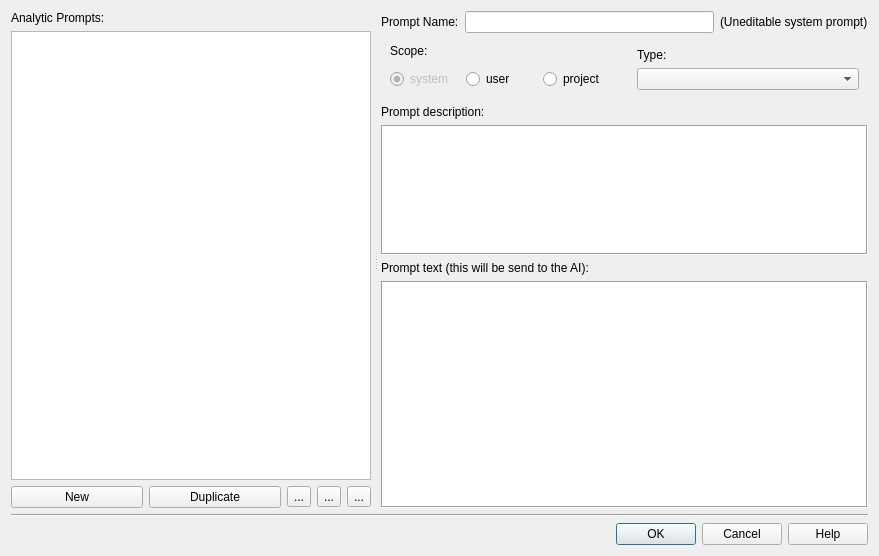
<?xml version="1.0" encoding="UTF-8"?>
<ui version="4.0">
 <class>Dialog_AiPrompts</class>
 <widget class="QDialog" name="Dialog_AiPrompts">
  <property name="windowModality">
   <enum>Qt::NonModal</enum>
  </property>
  <property name="geometry">
   <rect>
    <x>0</x>
    <y>0</y>
    <width>879</width>
    <height>556</height>
   </rect>
  </property>
  <property name="windowTitle">
   <string>AI Prompts Library</string>
  </property>
  <layout class="QGridLayout" name="gridLayout_2">
   <item row="0" column="0">
    <widget class="QWidget" name="widget" native="true">
     <layout class="QHBoxLayout" name="horizontalLayout">
      <property name="leftMargin">
       <number>0</number>
      </property>
      <property name="topMargin">
       <number>0</number>
      </property>
      <property name="rightMargin">
       <number>0</number>
      </property>
      <property name="bottomMargin">
       <number>0</number>
      </property>
      <item>
       <widget class="QSplitter" name="splitter">
        <property name="minimumSize">
         <size>
          <width>6</width>
          <height>0</height>
         </size>
        </property>
        <property name="lineWidth">
         <number>1</number>
        </property>
        <property name="orientation">
         <enum>Qt::Horizontal</enum>
        </property>
        <property name="opaqueResize">
         <bool>true</bool>
        </property>
        <property name="childrenCollapsible">
         <bool>false</bool>
        </property>
        <widget class="QWidget" name="widget_3" native="true">
         <property name="sizePolicy">
          <sizepolicy hsizetype="Fixed" vsizetype="Preferred">
           <horstretch>0</horstretch>
           <verstretch>0</verstretch>
          </sizepolicy>
         </property>
         <property name="minimumSize">
          <size>
           <width>100</width>
           <height>0</height>
          </size>
         </property>
         <layout class="QVBoxLayout" name="verticalLayout_3">
          <property name="leftMargin">
           <number>0</number>
          </property>
          <property name="topMargin">
           <number>0</number>
          </property>
          <property name="rightMargin">
           <number>3</number>
          </property>
          <property name="bottomMargin">
           <number>0</number>
          </property>
          <item>
           <widget class="QLabel" name="label">
            <property name="text">
             <string>Analytic Prompts:</string>
            </property>
           </widget>
          </item>
          <item>
           <widget class="QTreeWidget" name="treeWidget_prompts">
            <property name="showDropIndicator" stdset="0">
             <bool>false</bool>
            </property>
            <property name="rootIsDecorated">
             <bool>true</bool>
            </property>
            <property name="itemsExpandable">
             <bool>true</bool>
            </property>
            <property name="expandsOnDoubleClick">
             <bool>true</bool>
            </property>
            <attribute name="headerVisible">
             <bool>false</bool>
            </attribute>
            <column>
             <property name="text">
              <string notr="true">1</string>
             </property>
            </column>
           </widget>
          </item>
          <item>
           <widget class="QWidget" name="widget_7" native="true">
            <layout class="QHBoxLayout" name="horizontalLayout_5">
             <property name="leftMargin">
              <number>0</number>
             </property>
             <property name="topMargin">
              <number>0</number>
             </property>
             <property name="rightMargin">
              <number>0</number>
             </property>
             <property name="bottomMargin">
              <number>0</number>
             </property>
             <item>
              <widget class="QPushButton" name="pushButton_new_prompt">
               <property name="text">
                <string>New</string>
               </property>
              </widget>
             </item>
             <item>
              <widget class="QPushButton" name="pushButton_duplicate_prompt">
               <property name="text">
                <string>Duplicate</string>
               </property>
              </widget>
             </item>
             <item>
              <widget class="QToolButton" name="toolButton_copy">
               <property name="toolTip">
                <string>Copy prompt to clipboard</string>
               </property>
               <property name="text">
                <string>...</string>
               </property>
              </widget>
             </item>
             <item>
              <widget class="QToolButton" name="toolButton_paste">
               <property name="toolTip">
                <string>Paste prompt from clipboard</string>
               </property>
               <property name="text">
                <string>...</string>
               </property>
              </widget>
             </item>
             <item>
              <widget class="QToolButton" name="toolButton_delete">
               <property name="toolTip">
                <string>Delete prompt</string>
               </property>
               <property name="text">
                <string>...</string>
               </property>
              </widget>
             </item>
            </layout>
           </widget>
          </item>
         </layout>
        </widget>
        <widget class="QWidget" name="widget_prompt_details" native="true">
         <property name="sizePolicy">
          <sizepolicy hsizetype="Expanding" vsizetype="Preferred">
           <horstretch>0</horstretch>
           <verstretch>0</verstretch>
          </sizepolicy>
         </property>
         <layout class="QVBoxLayout" name="verticalLayout">
          <property name="leftMargin">
           <number>3</number>
          </property>
          <property name="topMargin">
           <number>0</number>
          </property>
          <property name="rightMargin">
           <number>0</number>
          </property>
          <property name="bottomMargin">
           <number>0</number>
          </property>
          <item>
           <widget class="QWidget" name="widget_4" native="true">
            <layout class="QHBoxLayout" name="horizontalLayout_2">
             <property name="leftMargin">
              <number>0</number>
             </property>
             <property name="topMargin">
              <number>0</number>
             </property>
             <property name="rightMargin">
              <number>0</number>
             </property>
             <property name="bottomMargin">
              <number>0</number>
             </property>
             <item>
              <widget class="QLabel" name="label_2">
               <property name="text">
                <string>Prompt Name:</string>
               </property>
              </widget>
             </item>
             <item>
              <widget class="QLineEdit" name="lineEdit_name"/>
             </item>
             <item>
              <widget class="QLabel" name="label_uneditable">
               <property name="text">
                <string>(Uneditable system prompt)</string>
               </property>
              </widget>
             </item>
            </layout>
           </widget>
          </item>
          <item>
           <widget class="QWidget" name="widget_5" native="true">
            <layout class="QHBoxLayout" name="horizontalLayout_4">
             <property name="leftMargin">
              <number>0</number>
             </property>
             <property name="topMargin">
              <number>0</number>
             </property>
             <property name="rightMargin">
              <number>0</number>
             </property>
             <property name="bottomMargin">
              <number>0</number>
             </property>
             <item>
              <widget class="QWidget" name="widget_2" native="true">
               <layout class="QVBoxLayout" name="verticalLayout_5">
                <property name="topMargin">
                 <number>0</number>
                </property>
                <item>
                 <widget class="QLabel" name="label_5">
                  <property name="text">
                   <string>Scope:</string>
                  </property>
                 </widget>
                </item>
                <item>
                 <widget class="QWidget" name="widget_8" native="true">
                  <layout class="QHBoxLayout" name="horizontalLayout_6">
                   <property name="leftMargin">
                    <number>0</number>
                   </property>
                   <property name="topMargin">
                    <number>0</number>
                   </property>
                   <property name="rightMargin">
                    <number>0</number>
                   </property>
                   <property name="bottomMargin">
                    <number>0</number>
                   </property>
                   <item>
                    <widget class="QRadioButton" name="radioButton_system">
                     <property name="enabled">
                      <bool>false</bool>
                     </property>
                     <property name="text">
                      <string>system</string>
                     </property>
                     <property name="checkable">
                      <bool>true</bool>
                     </property>
                     <property name="checked">
                      <bool>true</bool>
                     </property>
                    </widget>
                   </item>
                   <item>
                    <widget class="QRadioButton" name="radioButton_user">
                     <property name="text">
                      <string>user</string>
                     </property>
                    </widget>
                   </item>
                   <item>
                    <widget class="QRadioButton" name="radioButton_project">
                     <property name="text">
                      <string>project</string>
                     </property>
                    </widget>
                   </item>
                  </layout>
                 </widget>
                </item>
               </layout>
              </widget>
             </item>
             <item>
              <widget class="QWidget" name="widget_9" native="true">
               <layout class="QVBoxLayout" name="verticalLayout_6">
                <item>
                 <widget class="QLabel" name="label_6">
                  <property name="text">
                   <string>Type:</string>
                  </property>
                 </widget>
                </item>
                <item>
                 <widget class="QComboBox" name="comboBox_type">
                  <property name="sizePolicy">
                   <sizepolicy hsizetype="Preferred" vsizetype="Fixed">
                    <horstretch>0</horstretch>
                    <verstretch>0</verstretch>
                   </sizepolicy>
                  </property>
                 </widget>
                </item>
               </layout>
              </widget>
             </item>
            </layout>
           </widget>
          </item>
          <item>
           <widget class="QWidget" name="widget_6" native="true">
            <layout class="QVBoxLayout" name="verticalLayout_2">
             <property name="leftMargin">
              <number>0</number>
             </property>
             <property name="topMargin">
              <number>0</number>
             </property>
             <property name="rightMargin">
              <number>0</number>
             </property>
             <property name="bottomMargin">
              <number>0</number>
             </property>
             <item>
              <widget class="QLabel" name="label_3">
               <property name="text">
                <string>Prompt description:</string>
               </property>
              </widget>
             </item>
             <item>
              <widget class="QPlainTextEdit" name="plainTextEdit_description">
               <property name="sizePolicy">
                <sizepolicy hsizetype="Expanding" vsizetype="Expanding">
                 <horstretch>0</horstretch>
                 <verstretch>0</verstretch>
                </sizepolicy>
               </property>
               <property name="minimumSize">
                <size>
                 <width>0</width>
                 <height>30</height>
                </size>
               </property>
               <property name="maximumSize">
                <size>
                 <width>16777215</width>
                 <height>130</height>
                </size>
               </property>
               <property name="frameShape">
                <enum>QFrame::Box</enum>
               </property>
               <property name="frameShadow">
                <enum>QFrame::Sunken</enum>
               </property>
              </widget>
             </item>
             <item>
              <widget class="QLabel" name="label_4">
               <property name="text">
                <string>Prompt text (this will be send to the AI):</string>
               </property>
              </widget>
             </item>
             <item>
              <widget class="QPlainTextEdit" name="plainTextEdit_prompt_text">
               <property name="minimumSize">
                <size>
                 <width>100</width>
                 <height>0</height>
                </size>
               </property>
               <property name="frameShape">
                <enum>QFrame::Box</enum>
               </property>
              </widget>
             </item>
            </layout>
           </widget>
          </item>
         </layout>
        </widget>
       </widget>
      </item>
     </layout>
    </widget>
   </item>
   <item row="2" column="0">
    <widget class="QDialogButtonBox" name="buttonBox">
     <property name="standardButtons">
      <set>QDialogButtonBox::Cancel|QDialogButtonBox::Help|QDialogButtonBox::Ok</set>
     </property>
    </widget>
   </item>
   <item row="1" column="0">
    <widget class="Line" name="line">
     <property name="orientation">
      <enum>Qt::Horizontal</enum>
     </property>
    </widget>
   </item>
  </layout>
 </widget>
 <resources/>
 <connections/>
</ui>
